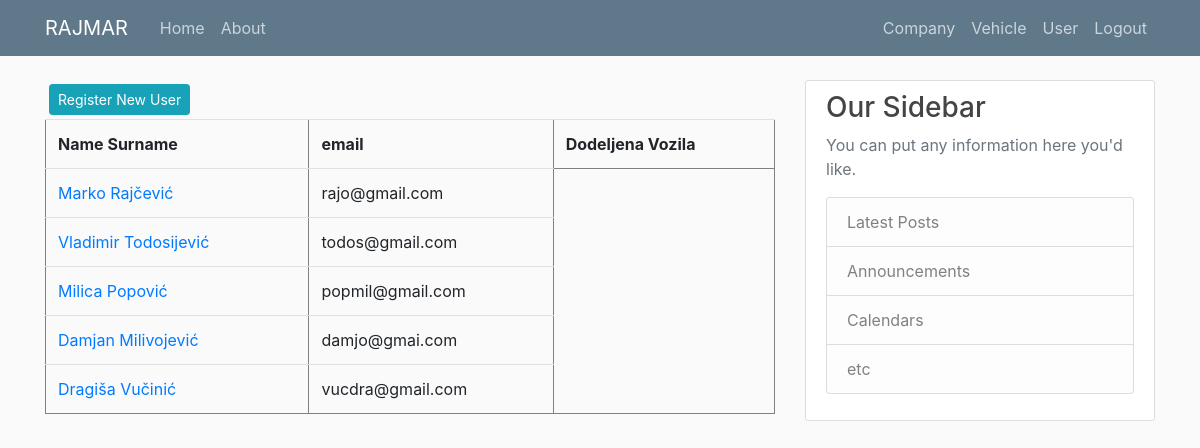
The page /user_list (signed in) on the database as committed earlier.
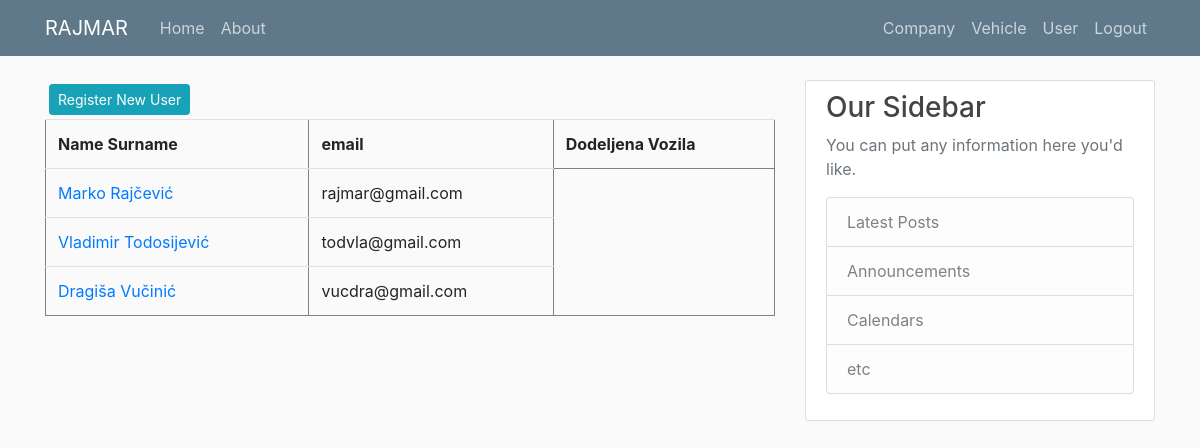
The same page on the database as committed later.
### putninalozi/models.py (models this page shows, shortened)
class User(db.Model, UserMixin):
    id = db.Column(db.Integer, primary_key=True)
    username = db.Column(db.String(20), unique=True, nullable=False) #predlog je da bude standardizovano: npr prva tri slova prezimena, imena (PANMIH, SIMDUS)
    email = db.Column(db.String(120), unique=True, nullable=False)
    password = db.Column(db.String(60), nullable = False)
    name = db.Column(db.String(20), unique=False, nullable=False)
    surname = db.Column(db.String(20), unique=False, nullable=False)
    authorization = db.Column(db.String(10), nullable = False) # ovde treba da budu tipovi korisnika: S_admin, C_admin, C_user
    company_id = db.Column(db.Integer, db.ForeignKey('company.id'), nullable=True)
    travelwarrants = db.relationship('TravelWarrant', backref='travelwarrant_user', lazy=True)

### putninalozi/users/routes.py (the view)
@users.route("/user_list")
def user_list():
    users = User.query.all()
    return render_template('user_list.html', title='Users', users=users)

### putninalozi/models.py (called while the page is built)
@login_manager.user_loader
def load_user(user_id):
    return User.query.get(int(user_id))

### putninalozi/templates/user_list.html (shortened to what this page needs)
{% extends "layout.html" %}
{% block content %}
{% if current_user.authorization != 'c_user' %}
  <a class="btn btn-info btn-sm m-1" href="{{ url_for('users.register_u') }}">Register New User</a>
{% endif %}
<table  border="1" class="table">
  {% if current_user.authorization == 's_admin' %}
    <tr id="header">
      <th>Name Surname</th>
      <th>Company</th>
      <th>Authorization</th>
      <th>email</th>
      <th>Dodeljena Vozila</th>
    </tr>
    {% for user in users %}
      <tr>
        <td> <a class="mr-2" href="{{ url_for('users.user_profile', user_id=user.id) }}" title="Edit User">{{ user.name }} {{ user.surname }}</a> </td>
        <td>{{ user.user_company.companyname }}</td>
        <td>{{ user.authorization }}</td>
        <td>{{ user.email }}</td>
      </tr>
    {% endfor %}
  {% elif current_user.authorization == 'c_admin' %}
    <tr id="header">
      <th>Name Surname</th>
      <th>email</th>
      <th>Dodeljena Vozila</th>
    </tr>
    {% for user in users %}
      {% if user.user_company.id == current_user.user_company.id %}
        <tr>
          <td> <a class="mr-2" href="{{ url_for('users.user_profile', user_id=user.id) }}" title="Edit User">{{ user.name }} {{ user.surname }}</a> </td>
          <td>{{ user.email }}</td>
        </tr>
      {% endif %}
    {% endfor %}
  {% endif %}
</table>
{% endblock content%}

### putninalozi/templates/layout.html (shortened to what this page needs)
<!doctype html>
<html lang="en">
  <head>
    <link rel="stylesheet" href="https://cdn.jsdelivr.net/npm/bootstrap@4.3.1/dist/css/bootstrap.min.css">
    <link rel="stylesheet" type="text/css" href="{{ url_for('static', filename='main.css') }}">
  </head>
  <body>
    <header class="site-header">
      <nav class="navbar navbar-expand-md navbar-dark bg-steel fixed-top">
        <div class="container">
          <a class="navbar-brand mr-4" href="/">{{ current_user.username }}</a>
          <div class="collapse navbar-collapse" id="navbarToggle">
            <div class="navbar-nav mr-auto">
              <a class="nav-item nav-link" href="{{ url_for('main.home') }}">Home</a>
              <a class="nav-item nav-link" href="{{ url_for('main.about') }}">About</a>
            </div>
            <div class="navbar-nav">
              {% if current_user.is_authenticated %}
                {% if current_user.authorization == 's_admin' %}
                  <a class="nav-item nav-link" href="{{ url_for('companys.company_list') }}">Company</a>
                  <a class="nav-item nav-link" href="{{ url_for('vehicles.vehicle_list') }}">Vehicle</a>
                  <a class="nav-item nav-link" href="{{ url_for('users.user_list') }}">User</a>
                  <a class="nav-item nav-link" href="{{ url_for('users.logout') }}">Logout</a>
                {% elif current_user.authorization == 'c_admin'%}
                  <a class="nav-item nav-link" href="{{ url_for('companys.company_list') }}">Company</a>
                  <a class="nav-item nav-link" href="{{ url_for('vehicles.vehicle_list') }}">Vehicle</a>
                  <a class="nav-item nav-link" href="{{ url_for('users.user_list') }}">User</a>
                  <a class="nav-item nav-link" href="{{ url_for('users.logout') }}">Logout</a>
                {% else %}
                  <a class="nav-item nav-link" href="{{ url_for('users.user_list') }}">User</a>
                  <a class="nav-item nav-link" href="{{ url_for('users.logout') }}">Logout</a>
                {% endif %}
              {% else %}
                <a class="nav-item nav-link" href="{{ url_for('users.login') }}">Login</a>
              {% endif %}
            </div>
          </div>
        </div>
      </nav>
    </header>
    <main role="main" class="container">
      <div class="row">
        <div class="col-md-8">
          {% block content %}{% endblock %}
        </div>
        <div class="col-md-4">
          <div class="content-section">
            <h3>Our Sidebar</h3>
            <p class='text-muted'>You can put any information here you'd like.
              <ul class="list-group">
                <li class="list-group-item list-group-item-light">Latest Posts</li>
                <li class="list-group-item list-group-item-light">Announcements</li>
                <li class="list-group-item list-group-item-light">Calendars</li>
                <li class="list-group-item list-group-item-light">etc</li>
              </ul>
            </p>
          </div>
        </div>
      </div>
    </main>
  </body>
</html>

Rows that differ between the two databases and show on the page:
no longer on this page (row edited): User: name "Milica", surname "Popović", email "popmil@gmail.com"
no longer on this page (row edited): User: name "Damjan", surname "Milivojević", email "damjo@gmai.com"
changed User "Marko": email "rajo@gmail.com" → "rajmar@gmail.com"
changed User "Vladimir": email "todos@gmail.com" → "todvla@gmail.com"
